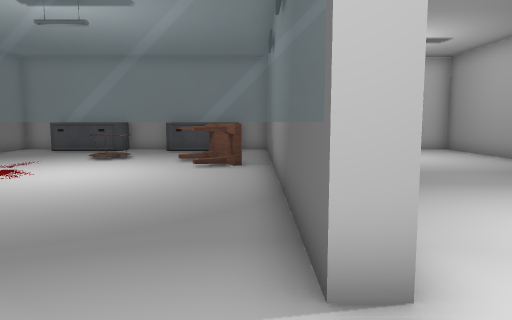
View 1 (above)

16 first-person views from a walk through a Unity game level. The camera is 1.3 m above the floor, tilts 6° down and sees 70° across. The floor is counted in squares, 1 m on a side. Each view is taken from the middle of a square. On the plan, view 1 faces up. The plan holds only what a view shows up to about 15 squares ahead; the rest is blank. The player is left out. Some surface patterns are stand-ins.

View 2
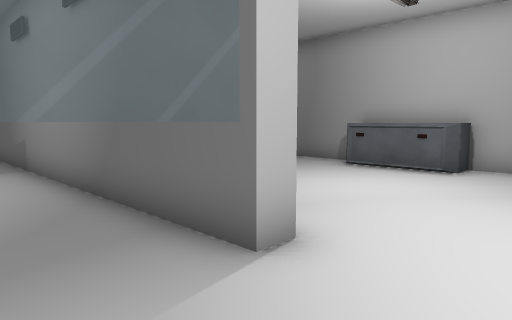

View 3
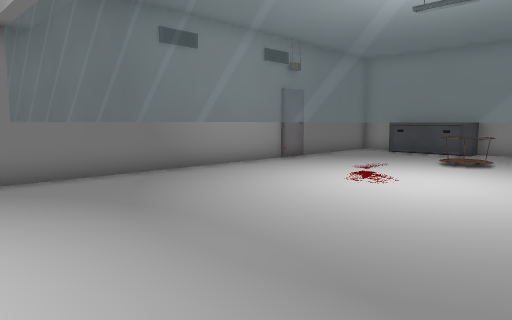

View 4
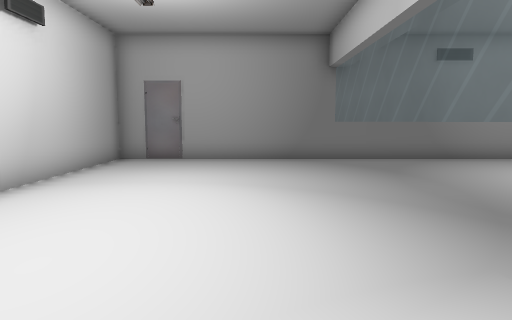

View 5
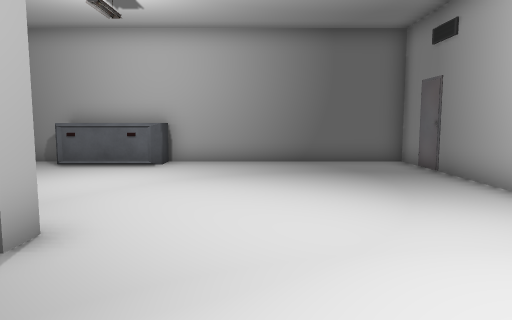

View 6
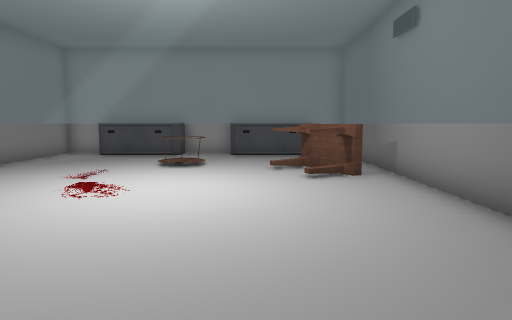

View 7
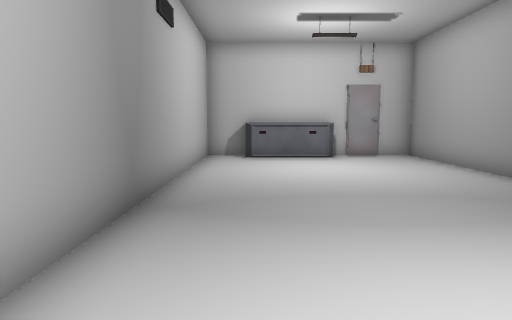

View 8
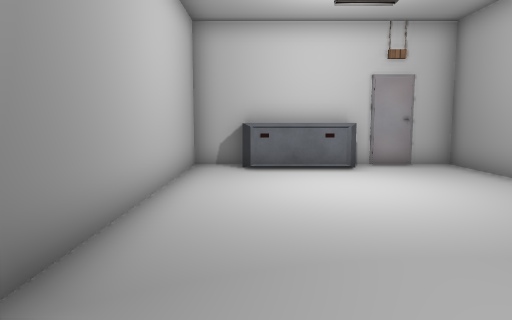

View 9
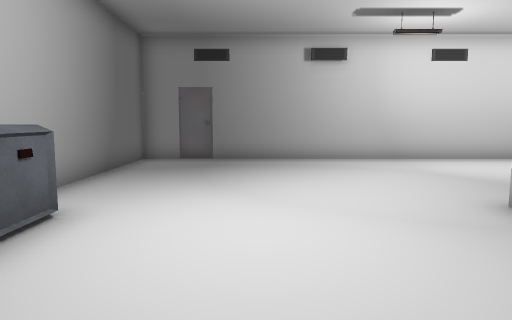

View 10
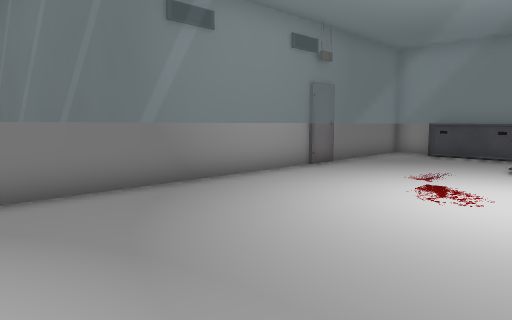

View 11
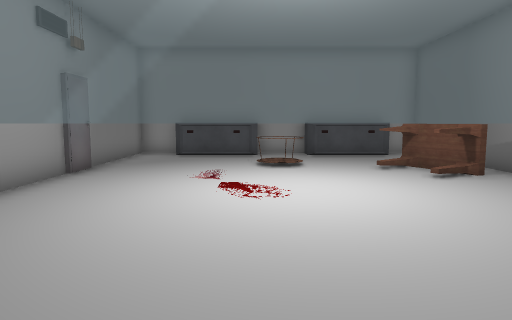

View 12
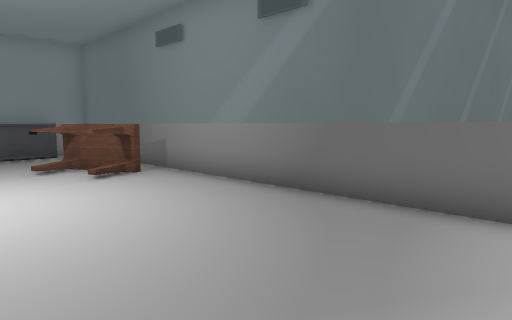

View 13
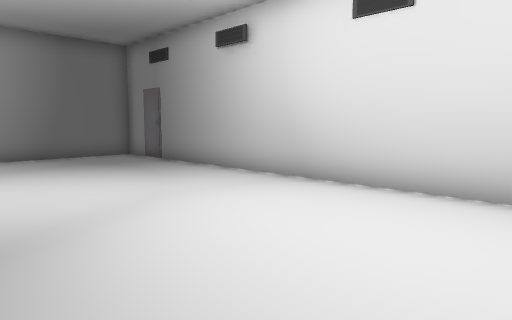

View 14
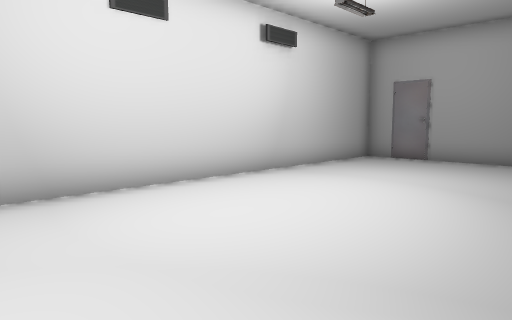

View 15
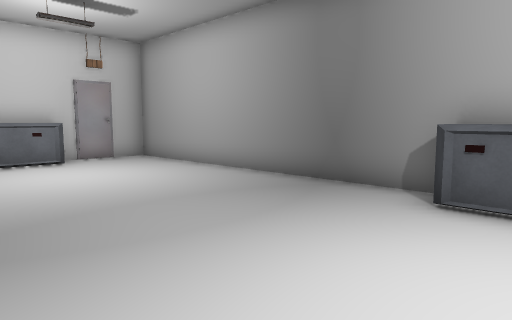

View 16
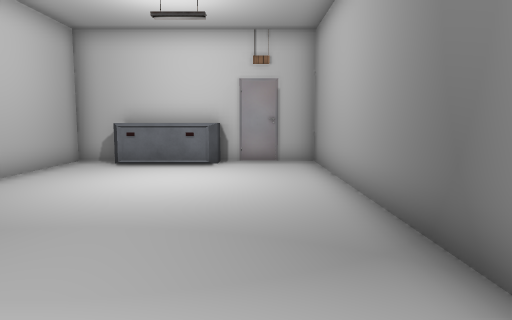

### Floor plan
Key: @ floor where view 1 was taken; # wall or solid block; . floor; = window, fence, low wall or low ledge; T table; O other object.
Columns run from 11 left of view 1 to 9 right of it. Each row starts with its distance up from view 1.
 17 ###OO###OO####OOO####
 16 #.OOOO.OOOO.#.OOOO..#
 15 #...........#.......#
 14 #....TT.....#.......#
 13 #....TT..##.#.......#
 12 #........##.#.......#
 11 #........##.#.......#
 10 #........=..#.......#
  9 #...........#.......#
  8 #...........#.......#
  7 #...........#.......#
  6 #...........#......O#
  5 #...........#......O#
  4 #...........#......O#
  3 ============#......O#
  2 #...................#
  1 #...................#
  0 #..........@........#
 -1 #...................#
 -2 #...................#
 -3 #...................#
 -4 #...................#
 -5 #####################

Positions as (right, up) in squares from view 1, and headings:
1: (0, 0), facing up
2: (-2, 0), facing up-right
3: (-2, 1), facing up-left
4: (2, 0), facing left
5: (-3, 0), facing right
6: (-3, 2), facing up
7: (3, 3), facing up
8: (3, 6), facing up
9: (5, 8), facing down
10: (-4, 2), facing up-left
11: (-6, 2), facing up
12: (-5, 2), facing up-right
13: (-5, 2), facing down-right
14: (2, 2), facing down-left
15: (2, 4), facing up-right
16: (7, 5), facing up
